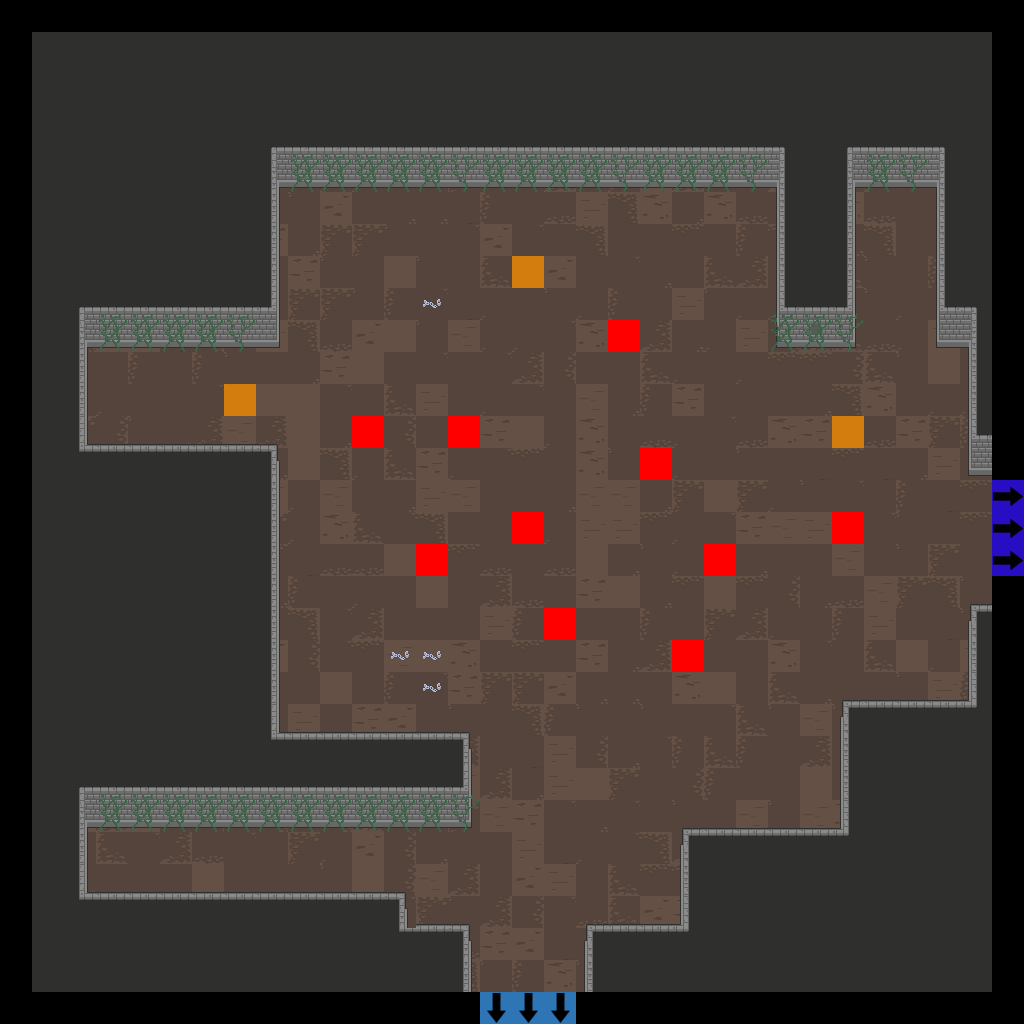

A 2D game scene composited from a Tiled map and its tileset images. What follows is a short description and the map's XML, with each tile layer's data collapsed to a summary:
An orthogonal 32x32 tile map with 32x32 px tiles, 7 tile layers (Floor, Walls, Doors, Pillars, ...), 2 tilesets.

<map version="1.2" tiledversion="2019.04.18" orientation="orthogonal" renderorder="right-down" width="32" height="32" tilewidth="32" tileheight="32" infinite="0" nextlayerid="22" nextobjectid="1">
 <tileset firstgid="1" source="Dungeon_Tileset_2.tsx" />
 <tileset firstgid="321" source="flags.tsx" />
 <layer id="15" name="Floor" width="32" height="32">
  <data>[1024 cells, 900 non-empty, 30 distinct tile ids]</data>
 </layer>
 <layer id="16" name="Walls" width="32" height="32">
  <data>[1024 cells, 503 non-empty, 30 distinct tile ids]</data>
 </layer>
 <layer id="17" name="Doors" width="32" height="32">
  <data>[1024 cells, 0 non-empty, 0 distinct tile ids]</data>
 </layer>
 <layer id="18" name="Pillars" width="32" height="32">
  <data>[1024 cells, 0 non-empty, 0 distinct tile ids]</data>
 </layer>
 <layer id="19" name="Candles" width="32" height="32">
  <data>[1024 cells, 0 non-empty, 0 distinct tile ids]</data>
 </layer>
 <layer id="20" name="Debris" width="32" height="32">
  <data>[1024 cells, 78 non-empty, 5 distinct tile ids]</data>
 </layer>
 <layer id="21" name="Flags" width="32" height="32">
  <data>[1024 cells, 19 non-empty, 4 distinct tile ids]</data>
 </layer>
</map>
